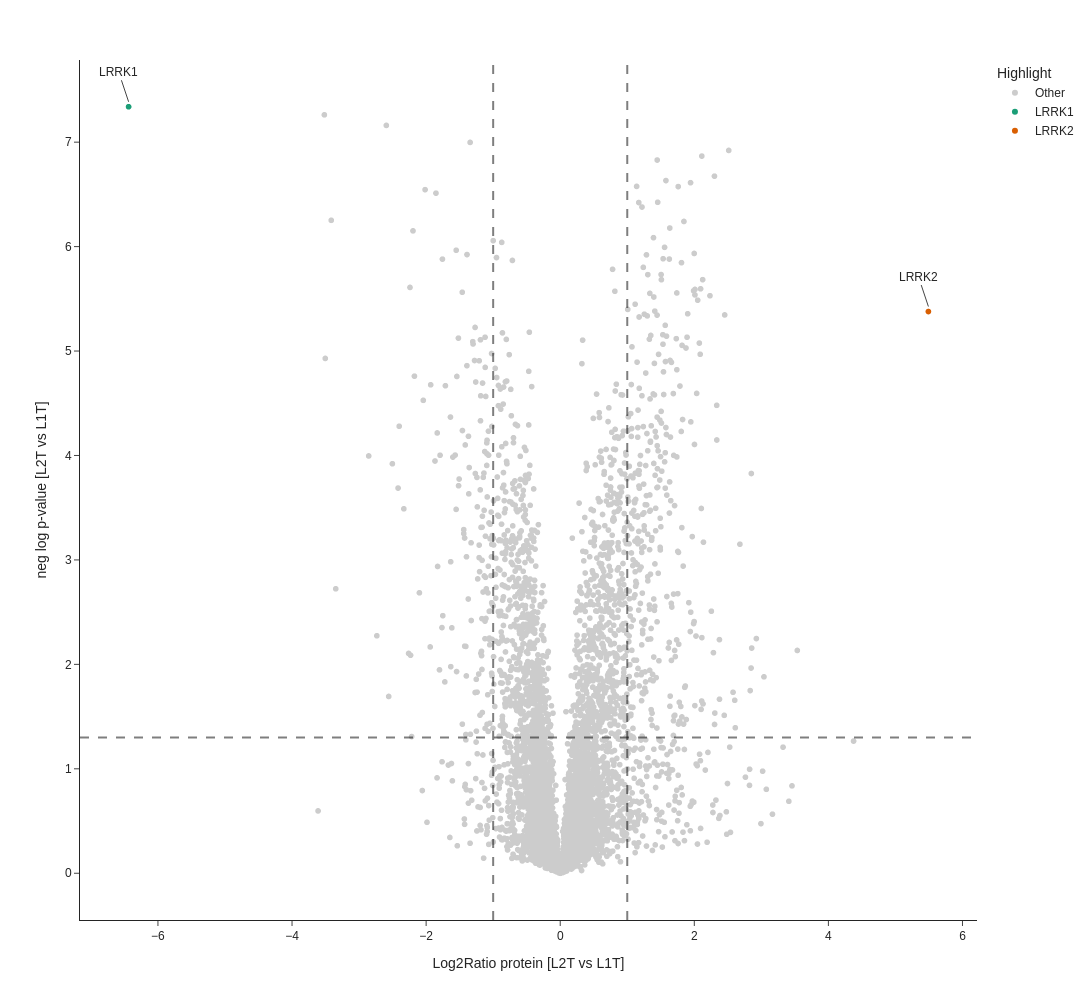

Source (notebook cell):
### Code cell
fig_S1B = px.scatter(
    fInt,
    x="Student's T-test Difference L2T_L1T",
    y="-Log Student's T-test p-value L2T_L1T",
    color="Highlight",
    color_discrete_map=Fig_color_map,
    template="simple_white",
    hover_data=["PG.Genes", "PG.ProteinAccessions"],
    labels={
        "Student's T-test Difference L2T_L1T": "Log2Ratio protein [L2T vs L1T]",
        "-Log Student's T-test p-value L2T_L1T": "neg log p-value [L2T vs L1T]",
        "PG.Genes": "Gene",
    },
)

annotate = fInt.loc[
    fInt["Highlight"].isin(["LRRK1","LRRK2"]),
    [
        "Student's T-test Difference L2T_L1T",
        "-Log Student's T-test p-value L2T_L1T",
        "PG.Genes",
    ],
]

for x, y, gene in annotate.itertuples(index=False):
    fig_S1B.add_annotation(
        x=x,
        y=y,
        text=gene,
        showarrow=True,
        yshift=5,
    )

fig_S1B.update_layout(
    height=1000,
    width=1500,
    font_family="Arial",
)

fig_S1B.add_hline(y=1.3, opacity=0.5, line_width=2, line_dash="dash")
fig_S1B.add_vline(x=1, opacity=0.5, line_width=2, line_dash="dash")
fig_S1B.add_vline(x=-1, opacity=0.5, line_width=2, line_dash="dash")

fig_S1B.show()

### Figure 1 — Plotly figure (JSON) as saved in the notebook; plotly's stock layout.template omitted (floating-point values rounded to 4 significant figures; data arrays with more than 128 entries replaced by an {"elided": "..."} marker saying what was removed)
{"data": [{"customdata": {"elided": "6008x2 str values"}, "hovertemplate": "Highlight=Other<br>Log2Ratio protein [L2T vs L1T]=%{x}<br>neg log p-value [L2T vs L1T]=%{y}<br>Gene=%{customdata[0]}<br>PG.ProteinAccessions=%{customdata[1]}<extra></extra>", "legendgroup": "Other", "marker": {"color": "rgb(204,204,204)", "symbol": "circle"}, "mode": "markers", "name": "Other", "showlegend": true, "type": "scattergl", "x": {"elided": "6008 float values"}, "xaxis": "x", "y": {"elided": "6008 float values"}, "yaxis": "y"}, {"customdata": [["LRRK1", "Q38SD2"]], "hovertemplate": "Highlight=LRRK1<br>Log2Ratio protein [L2T vs L1T]=%{x}<br>neg log p-value [L2T vs L1T]=%{y}<br>Gene=%{customdata[0]}<br>PG.ProteinAccessions=%{customdata[1]}<extra></extra>", "legendgroup": "LRRK1", "marker": {"color": "#1b9e77", "symbol": "circle"}, "mode": "markers", "name": "LRRK1", "showlegend": true, "type": "scattergl", "x": [-6.438], "xaxis": "x", "y": [7.339], "yaxis": "y"}, {"customdata": [["LRRK2", "Q5S007"]], "hovertemplate": "Highlight=LRRK2<br>Log2Ratio protein [L2T vs L1T]=%{x}<br>neg log p-value [L2T vs L1T]=%{y}<br>Gene=%{customdata[0]}<br>PG.ProteinAccessions=%{customdata[1]}<extra></extra>", "legendgroup": "LRRK2", "marker": {"color": "#d95f02", "symbol": "circle"}, "mode": "markers", "name": "LRRK2", "showlegend": true, "type": "scattergl", "x": [5.492], "xaxis": "x", "y": [5.378], "yaxis": "y"}], "layout": {"annotations": [{"showarrow": true, "text": "LRRK1", "x": -6.438, "y": 7.339, "yshift": 5}, {"showarrow": true, "text": "LRRK2", "x": 5.492, "y": 5.378, "yshift": 5}], "font": {"family": "Arial"}, "height": 1000, "legend": {"title": {"text": "Highlight"}, "tracegroupgap": 0}, "margin": {"t": 60}, "shapes": [{"line": {"dash": "dash", "width": 2}, "opacity": 0.5, "type": "line", "x0": 0, "x1": 1, "xref": "x domain", "y0": 1.3, "y1": 1.3, "yref": "y"}, {"line": {"dash": "dash", "width": 2}, "opacity": 0.5, "type": "line", "x0": 1, "x1": 1, "xref": "x", "y0": 0, "y1": 1, "yref": "y domain"}, {"line": {"dash": "dash", "width": 2}, "opacity": 0.5, "type": "line", "x0": -1, "x1": -1, "xref": "x", "y0": 0, "y1": 1, "yref": "y domain"}], "width": 1500, "xaxis": {"anchor": "y", "domain": [0, 1], "title": {"text": "Log2Ratio protein [L2T vs L1T]"}}, "yaxis": {"anchor": "x", "domain": [0, 1], "title": {"text": "neg log p-value [L2T vs L1T]"}}}}
